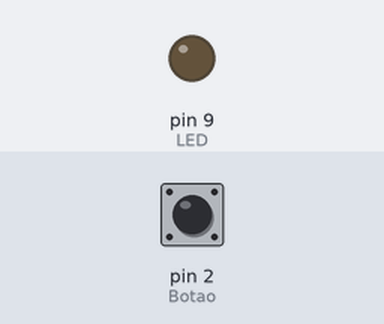
A sketch run on a simulated Arduino Uno, built with avr-gcc and run on an emulated ATmega328P. On the bench: output pins drawn as LEDs (lit = HIGH). Inputs (shaded band) come from the test bench; at power-on: pin 2 (Botao) HIGH. What the sketch prints to the serial monitor is not drawn.

Above: at 0.3 s.
Timing chart, 0 to 1.8 s (numbered marks = the images above):
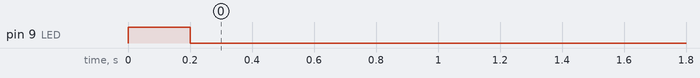

Measured:
- by itself, pin 9 (LED): HIGH → LOW at 0.20 s

The sketch:

exemplo_WDT.ino
```cpp
#include <avr/wdt.h>

#define Botao 2
#define LED 9

void setup() {
  wdt_enable(WDTO_4S); //Configura o WDT para 4 S
  pinMode (Botao, INPUT_PULLUP);
  pinMode (LED, OUTPUT);
  Serial.begin(9600);
  Serial.println("Iniciando o microcontrolador");
  digitalWrite (LED, HIGH);
}

void loop() {
  wdt_reset(); //Reinicia o WDT
  //O WDT não será reiniciado caso o botão permaneça
  //pressionado por mais de 4 segundos, isso fará o WDT
  //resetar o microcontrolador

  delay(200);
  digitalWrite (LED, LOW);

  while (digitalRead(Botao) == LOW) {
  //não faz nada, apenas mantém a execução travada
  }
}
```
